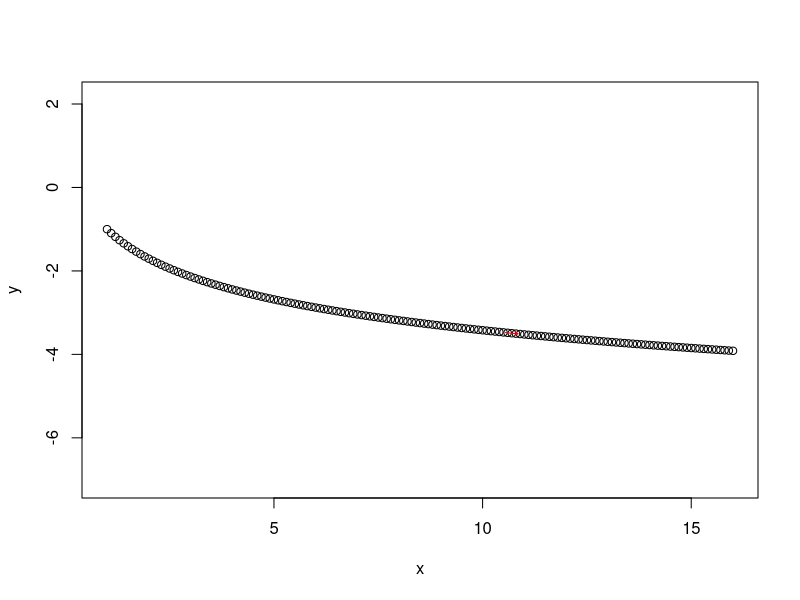

R code for this plot:
library("deSolve")

## Here, "Time" means "distance along the x axis"


EL <- function(y,ydash){   # EL = Euler-Lagrange
  LVmod <- function(Time, State, Pars) {
    with(as.list(c(State, Pars)), {
      dy        <- ydash
      dydash    <- (1-2*a*Time*ydash)*(1+ydash^2)/(a*Time^2 + y)
      dl        <- sqrt(1+ydash^2)
      return(list(c(dy,dydash,dl)))
    })
  }
  
  pars  <- c(a=1) # rotation rate
  yini  <- c(y=1,ydash=1,l=0)
  
  times <- seq(1, 16, by = 0.1)
  return(ode(yini, times, LVmod, pars))
}


jj <- EL(1,1)
x <- jj[,1]
y <- -jj[,2]
ydash <- jj[,3]
l <- jj[,4]

plot(x,y,asp=1)

## Now find what happens if we have a string of length L=10:
L <- 10 # string length

findx <- function(L){
  f <- function(xv){approxfun(x,l)(xv) - L}
  uniroot(f,c(10,15))$root
}

findy <- function(L){
  f <- function(yv){approxfun(y,l)(yv) - L}
  uniroot(f,c(-2,-3.9))$root
}

findg <- function(L){
  f <- function(ydv){approxfun(ydash,l)(ydv) - L}
  uniroot(f,c(1,0.07))$root
}

x_end <- findx(L)
y_end <- findy(L)
g_end <- findg(L)  # gradient

dx <- 0.3
arrows(
    x0=x_end, y0=y_end,
    x1=x_end + dx,
    y1=y_end - dx*g_end,col='red',length=0.03)




## Object returned by EL() has 4 columns: Time [x distance], y,ydash
## [y distance and gradient], and "l" which is string length
## coordinate.

## Physical problem has a known string length, say "L".  The end of
## the string is at point (x_e,y_e) ["e" for "end"], and this is to be
## found.  We know the gradient at that point is is simply
## 1/(2*a*x_e), and we also know that integral of sqrt(1+y'^2)dx =
## l(x).  We can use 'out' to find the appropriate row where l=L to
## determine (x_e,y_e).  Then we need to try different starting values
## of y and ydash to make ydash(x_e) = 1/(2ax_e).  I am not 100% sure
## how changing the start value of y [the first element of yini] can
## possibly alter the form of the solution apart from moving it up and
## down.  Actually I don't really understand this aspect of the
## catenary either.
